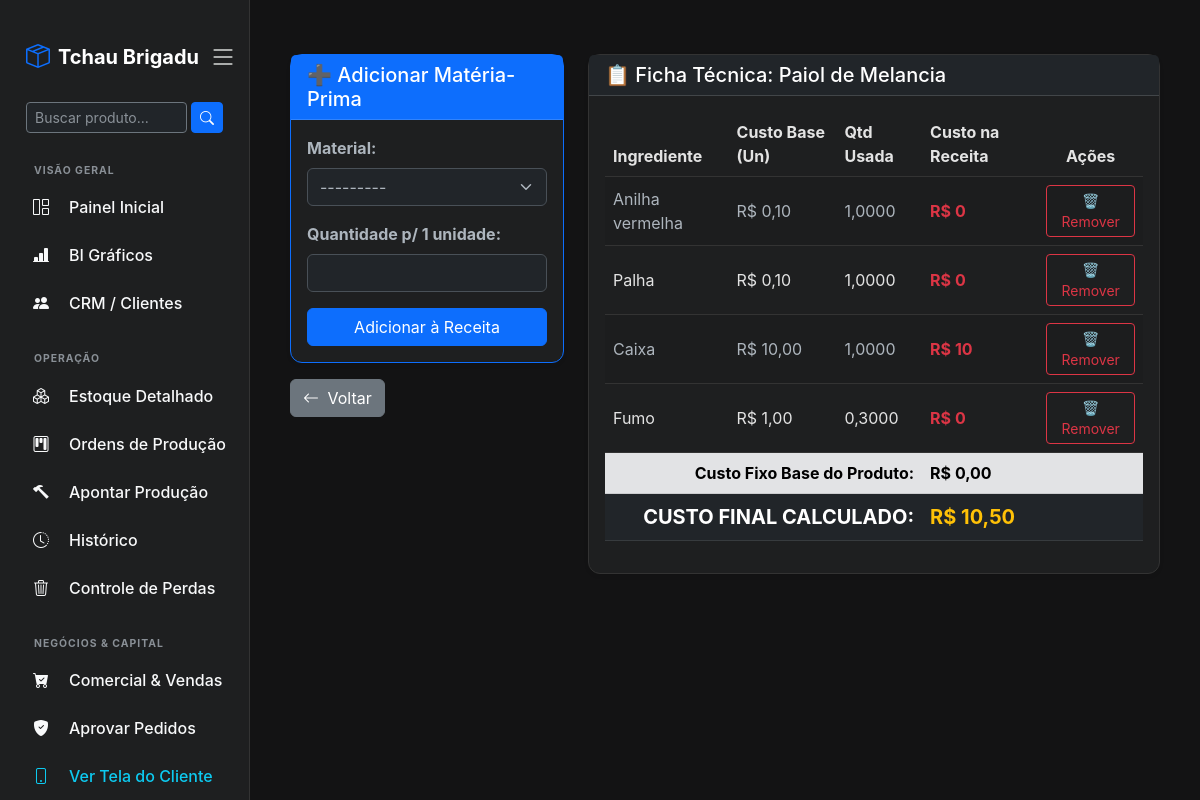
/produto/10/ficha/ (signed in), run on the app's committed database.
### core/models.py (models this page shows, shortened)
class Produto(models.Model):
    nome = models.CharField(max_length=100, help_text="Ex: Cigarro Marca X, Fumo de Rolo Y")
    categoria = models.CharField(max_length=50, help_text="Ex: Produto Final, Matéria Prima")
    preco_custo = models.DecimalField(max_digits=10, decimal_places=2, help_text="Para matérias-primas, digite o custo. Para produtos finais, pode deixar 0 (será calculado).")
    estoque_minimo = models.FloatField(default=10, help_text="Quantidade mínima para disparar o alerta")
    preco_venda = models.DecimalField(max_digits=10, decimal_places=2, blank=True, null=True, help_text="Preço de venda (apenas para produtos finais)")
    def __str__(self):
        return self.nome
    @property
    def custo_real(self):
        custo_total = Decimal(str(self.preco_custo)) if self.preco_custo else Decimal('0.00')
        composicoes = self.composicoes.all()
        for item in composicoes:
            preco = Decimal(str(item.materia_prima.preco_custo))
            qtd = Decimal(str(item.quantidade_necessaria))
            custo_total += (preco * qtd)
        return custo_total

class Composicao(models.Model):
    produto_final = models.ForeignKey(Produto, related_name='composicoes', on_delete=models.CASCADE)
    materia_prima = models.ForeignKey(Produto, related_name='usado_em', on_delete=models.CASCADE)
    quantidade_necessaria = models.DecimalField(max_digits=10, decimal_places=4, help_text="Quantidade desta matéria-prima usada para fazer 1 unidade do produto final")

### core/views.py (the view)
# urls.py: path('produto/<int:id_produto>/ficha/', views.ficha_tecnica, name='ficha_tecnica'),
@login_required
@user_passes_test(has_qualidade, login_url='/')
def ficha_tecnica(request, id_produto):
    produto = get_object_or_404(Produto, id=id_produto)
    ingredientes = produto.composicoes.all()
    if request.method == 'POST':
        form = ComposicaoForm(request.POST)
        if form.is_valid():
            nova_composicao = form.save(commit=False)
            nova_composicao.produto_final = produto
            nova_composicao.save()
            return redirect('ficha_tecnica', id_produto=produto.id)
    else:
        form = ComposicaoForm()
    return render(request, 'ficha_tecnica.html', {
        'produto': produto,
        'ingredientes': ingredientes,
        'form': form
    })

### core/forms.py
class ComposicaoForm(forms.ModelForm):
    class Meta:
        model = Composicao
        fields = ['materia_prima', 'quantidade_necessaria']
        widgets = {
            'materia_prima': forms.Select(attrs={'class': 'form-select'}),
            'quantidade_necessaria': forms.NumberInput(attrs={'class': 'form-control', 'step': '0.0001'}),
        }

### core/context_processors.py (called while the page is built)
def alertas_estoque(request):
    if request.user.is_authenticated:
        contagem = Estoque.objects.filter(quantidade__lte=models.F('estoque_minimo')).count()
        return {'qtd_alerta_compras': contagem}
    return {'qtd_alerta_compras': 0}

def alertas_globais(request):
    if request.user.is_authenticated:
        qtd_alerta_compras = Estoque.objects.filter(
            quantidade__lte=models.F('estoque_minimo')
        ).exclude(produto__categoria__icontains='final').count()
        return {
            'qtd_alerta_compras': qtd_alerta_compras
        }
    return {'qtd_alerta_compras': 0}

### core/views.py (called while the page is built)
def has_qualidade(user):
    if user.is_superuser: return True
    if hasattr(user, 'perfil') and user.perfil.tipo in ['Gerente', 'Qualidade']: return True
    return False

### core/templates/ficha_tecnica.html (shortened to what this page needs)
{% extends 'base.html' %}
{% block conteudo %}
<div class="row mt-4">
    <div class="col-md-4">
        <div class="card shadow-sm border-primary">
            <div class="card-header bg-primary text-white">
                <h5 class="mb-0">➕ Adicionar Matéria-Prima</h5>
            </div>
            <div class="card-body">
                <form method="post">
                    <div class="mb-3">
                        <label class="form-label fw-bold">Material:</label>
                        {{ form.materia_prima }}
                    </div>
                    <div class="mb-3">
                        <label class="form-label fw-bold">Quantidade p/ 1 unidade:</label>
                        {{ form.quantidade_necessaria }}
                    </div>
                    <button type="submit" class="btn btn-primary w-100">Adicionar à Receita</button>
                </form>
            </div>
        </div>
        <div class="mt-3">
            <button type="button" onclick="history.back()" class="btn btn-secondary">
                <i class="bi bi-arrow-left me-1"></i> Voltar
            </button>
        </div>
    </div>
    <div class="col-md-8">
        <div class="card shadow-sm">
            <div class="card-header bg-dark text-white">
                <h5 class="mb-0">📋 Ficha Técnica: {{ produto.nome }}</h5>
            </div>
            <div class="card-body">
                <table class="table table-striped align-middle">
    <thead>
        <tr>
            <th>Ingrediente</th>
            <th>Custo Base (Un)</th>
            <th>Qtd Usada</th>
            <th>Custo na Receita</th>
            <th class="text-center">Ações</th>
        </tr>
    </thead>
    <tbody>
        {% for item in ingredientes %}
        <tr>
            <td>{{ item.materia_prima.nome }}</td>
            <td>R$ {{ item.materia_prima.preco_custo }}</td>
            <td>{{ item.quantidade_necessaria }}</td>
            <td class="text-danger fw-bold">
                R$ {% widthratio item.materia_prima.preco_custo 1 item.quantidade_necessaria %}
            </td>
            <td class="text-center">
                <a href="{% url 'excluir_ingrediente' item.id %}" class="btn btn-sm btn-outline-danger" onclick="return confirm('Tem certeza que deseja remover {{ item.materia_prima.nome }} da receita?');">
                    🗑️ Remover
                </a>
            </td>
        </tr>
        {% empty %}
        <tr>
            <td colspan="5" class="text-center text-muted py-3">A receita ainda não tem matérias-primas.</td>
        </tr>
        {% endfor %}
    </tbody>
    <tfoot>
        <tr class="table-secondary">
            <td colspan="3" class="text-end fw-bold">Custo Fixo Base do Produto:</td>
            <td colspan="2" class="fw-bold">R$ {{ produto.preco_custo }}</td>
        </tr>
        <tr class="table-dark text-white">
            <td colspan="3" class="text-end fw-bold fs-5">CUSTO FINAL CALCULADO:</td>
            <td colspan="2" class="fw-bold fs-5 text-warning">R$ {{ produto.custo_real|floatformat:2 }}</td>
        </tr>
    </tfoot>
</table>
            </div>
        </div>
    </div>
</div>
{% endblock %}

### core/templates/base.html (style rules this page uses)
body { background-color: #131314; color: #e3e3e3; display: flex; height: 100vh; overflow: hidden; font-family: -apple-system, BlinkMacSystemFont, "Segoe UI", Roboto, Helvetica, Arial, sans-serif; }
.card { background-color: #1e1f20; border: 1px solid #333; border-radius: 12px; }
.table { --bs-table-bg: transparent; --bs-table-color: #e3e3e3; --bs-table-border-color: #333; }

### data on the page
Produto: nome "Paiol de Melancia", preco_custo "0,00", custo_real "10,50"
Composicao: materia_prima.nome "Anilha vermelha", materia_prima.preco_custo "0,10", quantidade_necessaria "1,0000", materia_prima+quantidade_necessaria "0"
Composicao: materia_prima.nome "Palha", materia_prima.preco_custo "0,10", quantidade_necessaria "1,0000", materia_prima+quantidade_necessaria "0"
Composicao: materia_prima.nome "Caixa", materia_prima.preco_custo "10,00", quantidade_necessaria "1,0000", materia_prima+quantidade_necessaria "10"
Composicao: materia_prima.nome "Fumo", materia_prima.preco_custo "1,00", quantidade_necessaria "0,3000", materia_prima+quantidade_necessaria "0"
